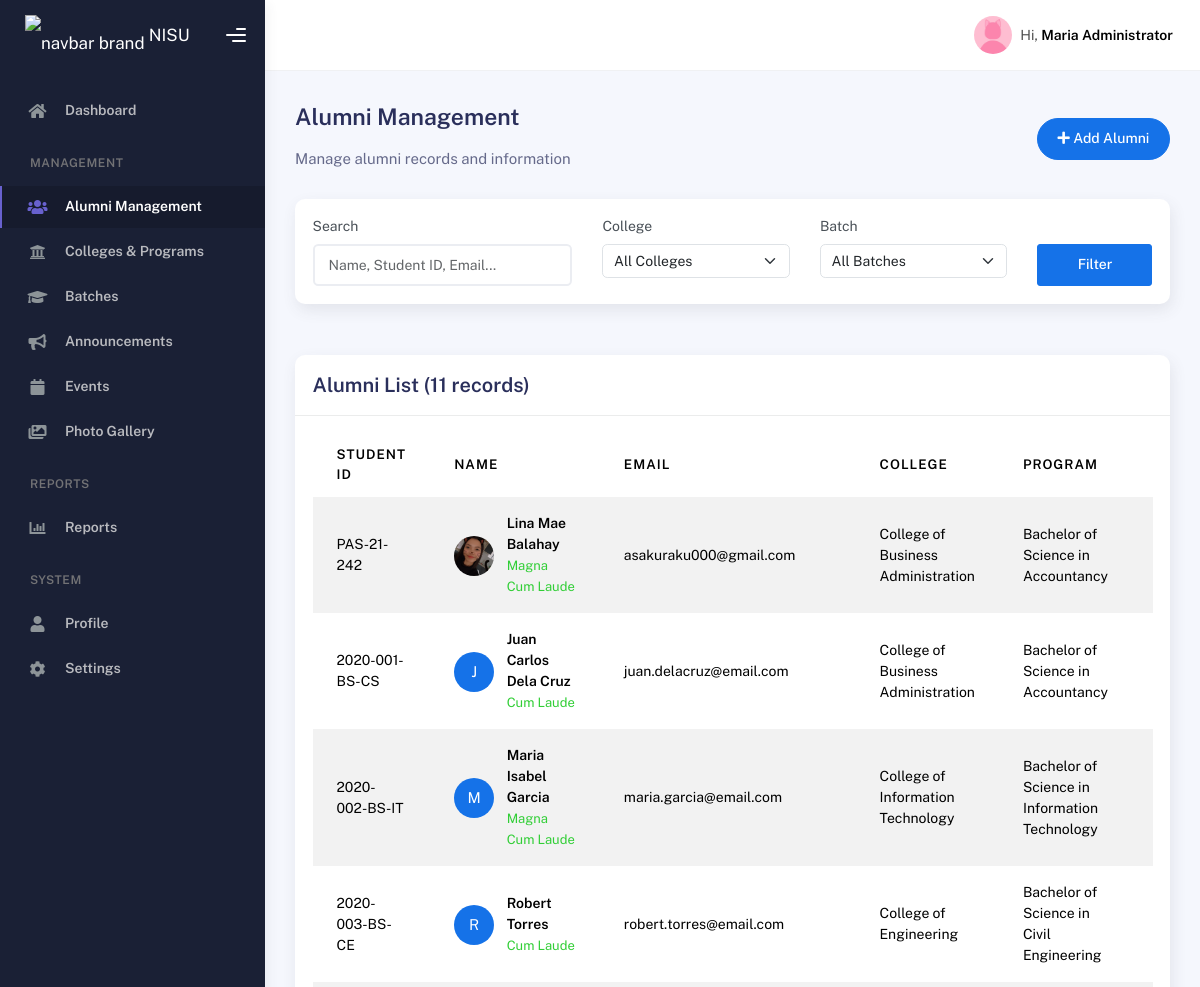
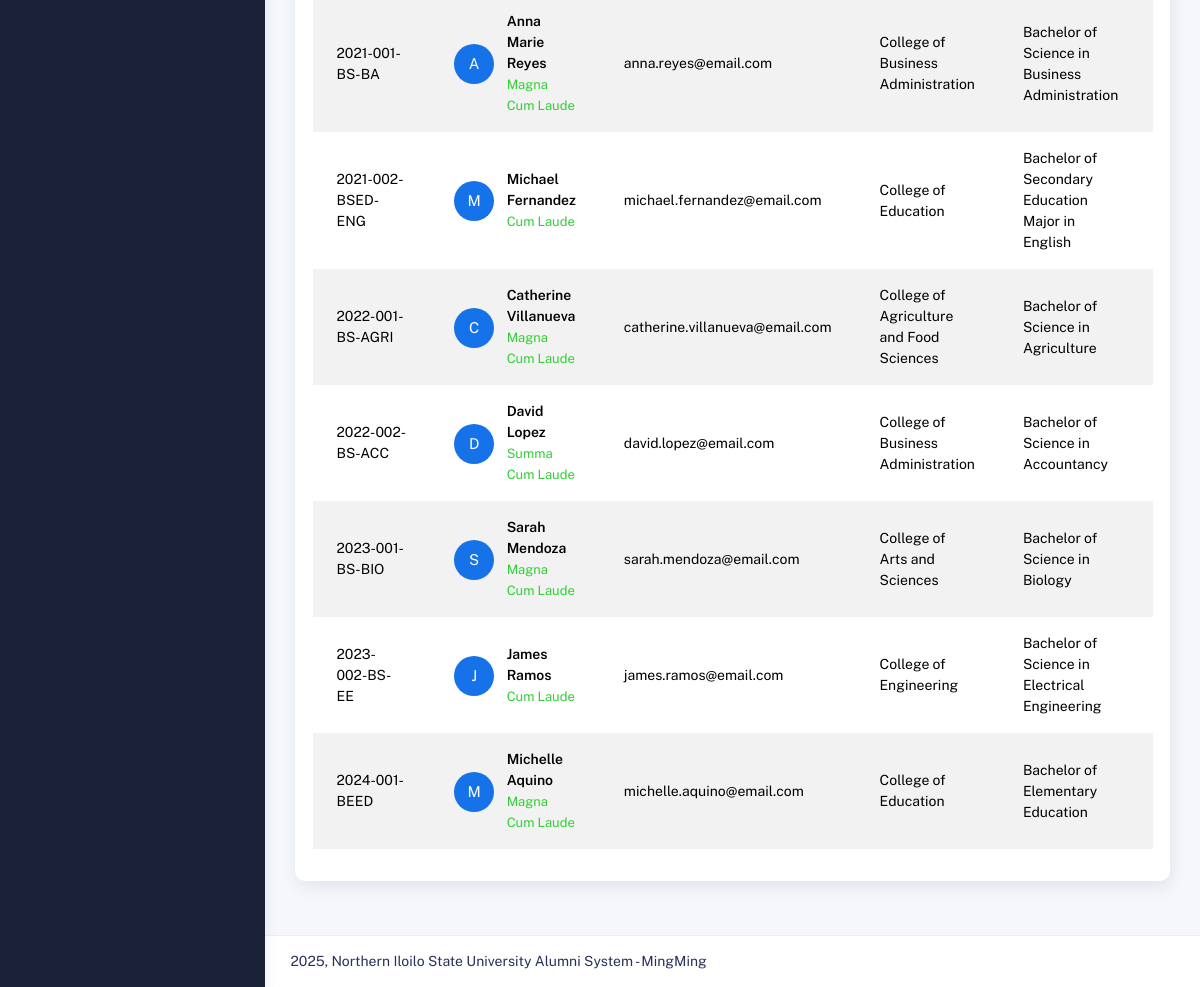
/manage_alumni.php (signed in), run on the app's committed database (2 pictures, top to bottom).
### tables this page shows
CREATE TABLE `alumni` (
  `id` int(11) NOT NULL,
  `student_id` varchar(20) NOT NULL,
  `first_name` varchar(50) NOT NULL,
  `middle_name` varchar(50) DEFAULT NULL,
  `last_name` varchar(50) NOT NULL,
  `suffix` varchar(10) DEFAULT NULL,
  `email` varchar(100) DEFAULT NULL,
  `phone` varchar(20) DEFAULT NULL,
  `birth_date` date DEFAULT NULL,
  `gender` enum('Male','Female','Other') DEFAULT NULL,
  `civil_status` enum('Single','Married','Divorced','Widowed') DEFAULT NULL,
  `present_address` text,
  `permanent_address` text,
  `city` varchar(50) DEFAULT NULL,
  `province` varchar(50) DEFAULT NULL,
  `country` varchar(50) DEFAULT 'Philippines',
  `postal_code` varchar(10) DEFAULT NULL,
  `college_id` int(11) NOT NULL,
  `program_id` int(11) NOT NULL,
  `batch_id` int(11) NOT NULL,
  `gpa` decimal(4,2) DEFAULT NULL,
  `latin_honor` enum('Summa Cum Laude','Magna Cum Laude','Cum Laude') DEFAULT NULL,
  `profile_picture` varchar(255) DEFAULT NULL,
  `bio` text,
  `facebook_url` varchar(200) DEFAULT NULL,
  `linkedin_url` varchar(200) DEFAULT NULL,
  `twitter_url` varchar(200) DEFAULT NULL,
  `instagram_url` varchar(200) DEFAULT NULL,
  `is_verified` tinyint(1) DEFAULT '0',
  `is_active` tinyint(1) DEFAULT '1',
  `password_hash` varchar(255) DEFAULT NULL,
  `email_verified_at` timestamp NULL DEFAULT NULL,
  `last_login` timestamp NULL DEFAULT NULL,
  `created_at` timestamp NOT NULL DEFAULT CURRENT_TIMESTAMP,
  `updated_at` timestamp NOT NULL DEFAULT CURRENT_TIMESTAMP ON UPDATE CURRENT_TIMESTAMP
);

CREATE TABLE `colleges` (
  `id` int(11) NOT NULL,
  `code` varchar(10) NOT NULL,
  `name` varchar(100) NOT NULL,
  `description` text,
  `dean_name` varchar(100) DEFAULT NULL,
  `is_active` tinyint(1) DEFAULT '1',
  `created_at` timestamp NOT NULL DEFAULT CURRENT_TIMESTAMP,
  `updated_at` timestamp NOT NULL DEFAULT CURRENT_TIMESTAMP ON UPDATE CURRENT_TIMESTAMP
);

CREATE TABLE `programs` (
  `id` int(11) NOT NULL,
  `college_id` int(11) NOT NULL,
  `code` varchar(20) NOT NULL,
  `name` varchar(150) NOT NULL,
  `degree_type` enum('Certificate','Diploma','Associate','Bachelor','Master','Doctorate') NOT NULL,
  `duration_years` decimal(3,1) DEFAULT '4.0',
  `description` text,
  `is_active` tinyint(1) DEFAULT '1',
  `created_at` timestamp NOT NULL DEFAULT CURRENT_TIMESTAMP,
  `updated_at` timestamp NOT NULL DEFAULT CURRENT_TIMESTAMP ON UPDATE CURRENT_TIMESTAMP
);

### db_con.php (called while the page is built, shortened)
<?php
$options = [
    PDO::ATTR_ERRMODE            => PDO::ERRMODE_EXCEPTION,
    PDO::ATTR_DEFAULT_FETCH_MODE => PDO::FETCH_ASSOC,
    PDO::ATTR_EMULATE_PREPARES   => false,
    PDO::MYSQL_ATTR_INIT_COMMAND => "SET NAMES " . DB_CHARSET
];
try {
    $pdo = new PDO(
        "mysql:host=" . DB_HOST . ";dbname=" . DB_NAME . ";charset=" . DB_CHARSET,
        DB_USER,
        DB_PASS,
        $options
    );
} catch (PDOException $e) {
    die("Database connection failed: " . $e->getMessage());
}
function query($sql, $params = []) {
    global $pdo;
    try {
        $stmt = $pdo->prepare($sql);
        $stmt->execute($params);
        return $stmt;
    } catch (PDOException $e) {
        die("Query failed: " . $e->getMessage());
    }
}
function fetchRow($sql, $params = []) {
    return query($sql, $params)->fetch();
}
function fetchAll($sql, $params = []) {
    return query($sql, $params)->fetchAll();
}
?>

### auth_check.php (called while the page is built, shortened)
<?php
$admin_info = fetchRow("SELECT * FROM admins WHERE id = ?", [$_SESSION['admin_id']]);
?>

### manage_alumni.php (the view, shortened to what this page needs)
<?php
require_once 'db_con.php';
require_once 'auth_check.php';
$where = "WHERE a.is_active = 1";
$params = [];
$page = isset($_GET['page']) ? (int)$_GET['page'] : 1;
$limit = 20;
$offset = ($page - 1) * $limit;
$total_query = "SELECT COUNT(*) as count FROM alumni a $where";
$total_result = fetchRow($total_query, $params);
$total_records = $total_result['count'];
$alumni_query = "
    SELECT a.*, c.name as college_name, p.name as program_name, b.year as batch_year, b.semester as batch_semester
    FROM alumni a
    JOIN colleges c ON a.college_id = c.id
    JOIN programs p ON a.program_id = p.id
    JOIN batches b ON a.batch_id = b.id
    $where
    ORDER BY a.created_at DESC
    LIMIT $limit OFFSET $offset
";
$alumni_list = fetchAll($alumni_query, $params);
?>
<!DOCTYPE html>
<html lang="en">
<head>
    <link rel="stylesheet" href="assets/css/bootstrap.min.css" />
    <link rel="stylesheet" href="assets/css/plugins.min.css" />
    <link rel="stylesheet" href="assets/css/kaiadmin.min.css" />
</head>
<body>
    <div class="wrapper">
        <?php include("include/sidebar.php");?>
        <div class="main-panel">
            <div class="main-header">
                         <?php include("include/navbar.php"); ?>
            </div>
            <div class="container">
                <div class="page-inner">
                    <div class="d-flex align-items-left align-items-md-center flex-column flex-md-row pt-2 pb-4">
                        <div>
                            <h3 class="fw-bold mb-3">Alumni Management</h3>
                            <h6 class="op-7 mb-2">Manage alumni records and information</h6>
                        </div>
                        <div class="ms-md-auto py-2 py-md-0">
                            <button class="btn btn-primary btn-round" data-bs-toggle="modal" data-bs-target="#alumniModal" onclick="openAddModal()">
                                <i class="fa fa-plus"></i> Add Alumni
                            </button>
                        </div>
                    </div>
                    <div class="row mb-4">
                        <div class="col-md-12">
                            <div class="card">
                                <div class="card-body">
                                    <form method="GET" class="row g-3">
                                        <div class="col-md-4">
                                            <label class="form-label">Search</label>
                                            <input type="text" name="search" class="form-control" placeholder="Name, Student ID, Email..." value="<?= htmlspecialchars($_GET['search'] ?? '') ?>">
                                        </div>
                                        <div class="col-md-3">
                                            <label class="form-label">College</label>
                                            <select name="college_id" class="form-select">
                                                <option value="">All Colleges</option>
                                            </select>
                                        </div>
                                        <div class="col-md-3">
                                            <label class="form-label">Batch</label>
                                            <select name="batch_id" class="form-select">
                                                <option value="">All Batches</option>
                                            </select>
                                        </div>
                                        <div class="col-md-2">
                                            <label class="form-label">&nbsp;</label>
                                            <div class="d-grid">
                                                <button type="submit" class="btn btn-primary">Filter</button>
                                            </div>
                                        </div>
                                    </form>
                                </div>
                            </div>
                        </div>
                    </div>
                    <div class="row">
                        <div class="col-md-12">
                            <div class="card">
                                <div class="card-header">
                                    <h4 class="card-title">Alumni List (<?= number_format($total_records) ?> records)</h4>
                                </div>
                                <div class="card-body">
                                    <div class="table-responsive">
                                        <table class="table table-striped">
                                            <thead>
                                                <tr>
                                                    <th>Student ID</th>
                                                    <th>Name</th>
                                                    <th>Email</th>
                                                    <th>College</th>
                                                    <th>Program</th>
                                                    <th>Batch</th>
                                                </tr>
                                            </thead>
                                            <tbody>
                                                <?php foreach ($alumni_list as $alumni): ?>
                                                <tr>
                                                    <td><?= htmlspecialchars($alumni['student_id']) ?></td>
                                                    <td>
                                                        <div class="d-flex align-items-center">
                                                            <div class="avatar avatar-sm me-3">
                                                                <?php if ($alumni['profile_picture'] && file_exists($alumni['profile_picture'])): ?>
                                                                    <img src="<?= htmlspecialchars($alumni['profile_picture']) ?>" alt="Profile" class="avatar-img rounded-circle" style="width: 40px; height: 40px; object-fit: cover;">
                                                                <?php else: ?>
                                                                    <div class="avatar-title bg-primary rounded-circle" style="display: none; width: 40px; height: 40px; align-items: center; justify-content: center;">
                                                                        <?= strtoupper(substr($alumni['first_name'], 0, 1)) ?>
                                                                    </div>
                                                                <?php endif; ?>
                                                            </div>
                                                            <div>
                                                                <strong><?= htmlspecialchars($alumni['first_name'] . ' ' . $alumni['last_name']) ?></strong>
                                                                <?php if ($alumni['latin_honor']): ?>
                                                                <br><small class="text-success"><?= htmlspecialchars($alumni['latin_honor']) ?></small>
                                                                <?php endif; ?>
                                                            </div>
                                                        </div>
                                                    </td>
                                                    <td><?= htmlspecialchars($alumni['email'] ?: 'N/A') ?></td>
                                                    <td><?= htmlspecialchars($alumni['college_name']) ?></td>
                                                    <td><?= htmlspecialchars($alumni['program_name']) ?></td>
                                                    <td><?= $alumni['batch_year'] ?> - <?= $alumni['batch_semester'] ?></td>
                                                </tr>
                                                <?php endforeach; ?>
                                            </tbody>
                                        </table>
                                    </div>
                                </div>
                            </div>
                        </div>
                    </div>
                </div>
            </div>
<?php include("include/footer.php"); ?>
        </div>
    </div>
</body>
</html>

### include/navbar.php (shortened to what this page needs)
<nav class="navbar navbar-header navbar-header-transparent navbar-expand-lg border-bottom">
    <div class="container-fluid">
        <ul class="navbar-nav topbar-nav ms-md-auto align-items-center">
            <li class="nav-item topbar-user dropdown hidden-caret">
                <a class="dropdown-toggle profile-pic" data-bs-toggle="dropdown" href="#" aria-expanded="false">
                    <div class="avatar-sm">
                        <img src="default/default-admin.jpg" alt="..." class="avatar-img rounded-circle" />
                    </div>
                    <span class="profile-username">
                        <span class="op-7">Hi,</span>
                        <span class="fw-bold"><?= htmlspecialchars($admin_info['full_name']) ?></span>
                    </span>
                </a>
            </li>
        </ul>
    </div>
</nav>

### data on the page
alumni: student "PAS-21-242", profile_picture (picture), first_name+last_name "Lina Mae Balahay", latin_honor "Magna Cum Laude", email "asakuraku000@gmail.com", college.name "College of Business Administration", program.name "Bachelor of Science in Accountancy"
alumni: student "2020-001-BS-CS", first_name "J", first_name+last_name "Juan Carlos Dela Cruz", latin_honor "Cum Laude", email "juan.delacruz@email.com", college.name "College of Business Administration", program.name "Bachelor of Science in Accountancy"
alumni: student "2020-002-BS-IT", first_name "M", first_name+last_name "Maria Isabel Garcia", latin_honor "Magna Cum Laude", email "maria.garcia@email.com", college.name "College of Information Technology", program.name "Bachelor of Science in Information Technology"
alumni: student "2020-003-BS-CE", first_name "R", first_name+last_name "Robert Torres", latin_honor "Cum Laude", email "robert.torres@email.com", college.name "College of Engineering", program.name "Bachelor of Science in Civil Engineering"
alumni: student "2021-001-BS-BA", first_name "A", first_name+last_name "Anna Marie Reyes", latin_honor "Magna Cum Laude", email "anna.reyes@email.com", college.name "College of Business Administration", program.name "Bachelor of Science in Business Administration"
alumni: student "2021-002-BSED-ENG", first_name "M", first_name+last_name "Michael Fernandez", latin_honor "Cum Laude", email "michael.fernandez@email.com", college.name "College of Education", program.name "Bachelor of Secondary Education Major in English"
alumni: student "2022-001-BS-AGRI", first_name "C", first_name+last_name "Catherine Villanueva", latin_honor "Magna Cum Laude", email "catherine.villanueva@email.com", college.name "College of Agriculture and Food Sciences", program.name "Bachelor of Science in Agriculture"
alumni: student "2022-002-BS-ACC", first_name "D", first_name+last_name "David Lopez", latin_honor "Summa Cum Laude", email "david.lopez@email.com", college.name "College of Business Administration", program.name "Bachelor of Science in Accountancy"
alumni: student "2023-001-BS-BIO", first_name "S", first_name+last_name "Sarah Mendoza", latin_honor "Magna Cum Laude", email "sarah.mendoza@email.com", college.name "College of Arts and Sciences", program.name "Bachelor of Science in Biology"
alumni: student "2023-002-BS-EE", first_name "J", first_name+last_name "James Ramos", latin_honor "Cum Laude", email "james.ramos@email.com", college.name "College of Engineering", program.name "Bachelor of Science in Electrical Engineering"
alumni: student "2024-001-BEED", first_name "M", first_name+last_name "Michelle Aquino", latin_honor "Magna Cum Laude", email "michelle.aquino@email.com", college.name "College of Education", program.name "Bachelor of Elementary Education"

### other printed values
$admin_info['full_name'] "Maria Administrator"
$total_records "11"
